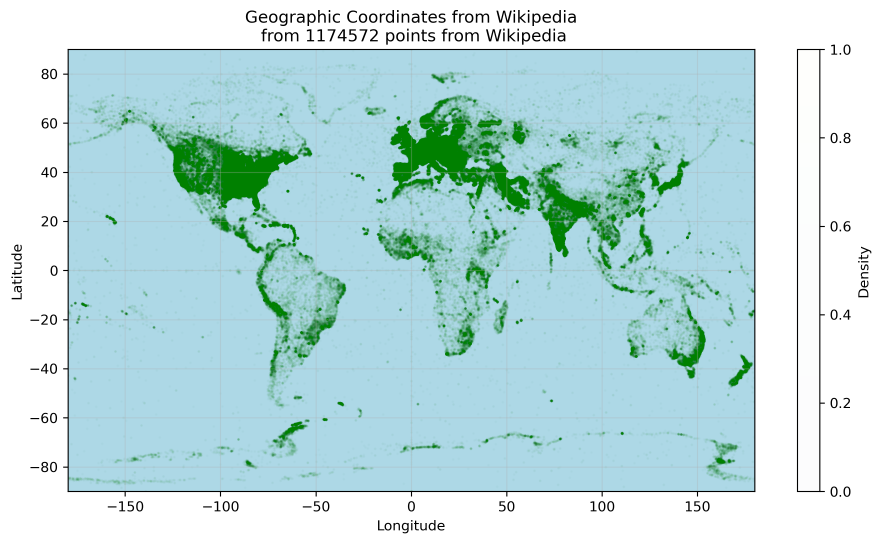
#> input picture coords_sampled.png, 2640 x 1630 px, given in place of image1.png, which was not available (shown at 1/3 size)
$ jupyter execute --allow-errors plots.ipynb   (shell and % lines are left out)
#> lines starting #> are read from the running program, lines starting #| are printed output that depends on the picture; pictures that were not available may be replaced by others from this repository, and a replacement may not be noted
[cell 1]
import pandas as pd
import numpy as np

#> (a cell that did not finish here is left out)

#> (a cell that did not finish here is left out)

[cell 4]
# Full version with labels and formatting
import pandas as pd
import matplotlib.pyplot as plt


# Create 947x553 pixel plot
plt.figure(figsize=(9.47, 5.53), dpi=100)

# Background blue
plt.gca().set_facecolor('lightblue')

# Plot points
#> (the rest of this cell did not finish here and is left out)

[cell 5]
from PIL import Image
import numpy as np
import matplotlib.pyplot as plt
import matplotlib.animation as animation
from IPython.display import HTML, display
import time

def resize_to_fill(image, target_size):
    """
    Resize image to fill the target size while maintaining aspect ratio.
    Crops if necessary to ensure the image fills the entire space.
    """
    target_width, target_height = target_size
    img_width, img_height = image.size

    # Calculate scaling factors for width and height
    scale_width = target_width / img_width
    scale_height = target_height / img_height

    # Use the larger scale factor to ensure the image fills the space
    scale = max(scale_width, scale_height)

    # Calculate new dimensions
    new_width = int(img_width * scale)
    new_height = int(img_height * scale)

    # Resize the image
    resized = image.resize((new_width, new_height), Image.Resampling.LANCZOS)

    # Crop to exact target size if needed
    if new_width > target_width or new_height > target_height:
        left = (new_width - target_width) // 2
        top = (new_height - target_height) // 2
        right = left + target_width
        bottom = top + target_height
        resized = resized.crop((left, top, right, bottom))

    return resized

def resize_with_padding(image, target_size, padding=(0, 0, 0, 0), background_color=(255, 255, 255, 255)):
    """
    Resize image to fit within target size with optional padding on each side.

    Args:
        image: PIL Image to resize
        target_size: (width, height) target dimensions
        padding: (top, right, bottom, left) padding in pixels (CSS-style order)
        background_color: RGBA color for padding area
    """
    target_width, target_height = target_size

    # Handle different padding input formats
    if isinstance(padding, (int, float)):
        # Single value: use for all sides
        top_pad = right_pad = bottom_pad = left_pad = padding
    elif len(padding) == 2:
        # Two values: (horizontal, vertical) - convert to (top, right, bottom, left)
        h_pad, v_pad = padding
        top_pad = bottom_pad = v_pad
        right_pad = left_pad = h_pad
    elif len(padding) == 4:
        # Four values: (top, right, bottom, left)
        top_pad, right_pad, bottom_pad, left_pad = padding
    else:
        raise ValueError("Padding must be a single value, (horizontal, vertical), or (top, right, bottom, left)")

    # Calculate available space after padding
    available_width = target_width - (left_pad + right_pad)
    available_height = target_height - (top_pad + bottom_pad)

    if available_width <= 0 or available_height <= 0:
        # If padding is too large, just return a blank image
        blank = Image.new('RGBA', target_size, background_color)
        return blank

    img_width, img_height = image.size

    # Calculate scaling factors to fit within available space
    scale_width = available_width / img_width
    scale_height = available_height / img_height

    # Use the smaller scale factor to ensure the image fits within the space
    scale = min(scale_width, scale_height)

    # Calculate new dimensions
    new_width = int(img_width * scale)
    new_height = int(img_height * scale)

    # Resize the image
    resized = image.resize((new_width, new_height), Image.Resampling.LANCZOS)

    # Create background with padding
    background = Image.new('RGBA', target_size, background_color)

    # Calculate position to center the resized image within the available space
    x_offset = left_pad + (available_width - new_width) // 2
    y_offset = top_pad + (available_height - new_height) // 2

    # Paste the resized image onto the background
    if resized.mode != 'RGBA':
        resized = resized.convert('RGBA')

    background.paste(resized, (x_offset, y_offset), resized)

    return background

def create_fade_frames(img1, img2, num_frames=30, target_size=None, img2_padding=(0, 0, 0, 0), background_color=(255, 255, 255, 255), img1_alpha=1.0, img2_alpha=1.0, img1_linger_frames=0, img2_linger_frames=0):
    """
    Create a series of frames that fade from img1 to img2.
    Uses img1's size as the target size if target_size is None.

    Args:
        img1: First image (determines size)
        img2: Second image (will be resized with padding)
        num_frames: Number of transition frames (not counting linger frames)
        target_size: Override size (uses img1 size if None)
        img2_padding: Padding for img2 - can be:
                     - Single value: uniform padding
                     - (horizontal, vertical): horizontal/vertical padding
                     - (top, right, bottom, left): individual side padding
        background_color: RGBA color for padding area
        img1_alpha: Alpha (opacity) for image 1 (0.0 = transparent, 1.0 = opaque)
        img2_alpha: Alpha (opacity) for image 2 (0.0 = transparent, 1.0 = opaque)
        img1_linger_frames: Number of extra frames to show img1 before starting fade
        img2_linger_frames: Number of extra frames to show img2 after fade completes
    """
    # Use img1's size as the target size
    if target_size is None:
        target_size = img1.size

    # Keep img1 at original size, resize img2 with padding
    img1_resized = img1 if img1.size == target_size else resize_to_fill(img1, target_size)
    img2_resized = resize_with_padding(img2, target_size, img2_padding, background_color)

    # Convert to RGBA if not already
    if img1_resized.mode != 'RGBA':
        img1_resized = img1_resized.convert('RGBA')
    if img2_resized.mode != 'RGBA':
        img2_resized = img2_resized.convert('RGBA')

    # Apply alpha to image 1 if not fully opaque
    if img1_alpha < 1.0:
        # Create a transparent background
        background1 = Image.new('RGBA', target_size, (0, 0, 0, 0))
        # Blend the image with transparent background using the alpha
        img1_resized = Image.blend(background1, img1_resized, img1_alpha)

    # Apply alpha to image 2 if not fully opaque
    if img2_alpha < 1.0:
        # Create a transparent background
        background2 = Image.new('RGBA', target_size, (0, 0, 0, 0))
        # Blend the image with transparent background using the alpha
        img2_resized = Image.blend(background2, img2_resized, img2_alpha)

    frames = []

    # Add img1 linger frames (just img1)
    for i in range(img1_linger_frames):
        frames.append(np.array(img1_resized))

    # Add transition frames
    for i in range(num_frames + 1):
        # Calculate alpha (0 = all img1, 1 = all img2)
        blend_alpha = i / num_frames

        # Create blended image
        blended = Image.blend(img1_resized, img2_resized, blend_alpha)
        frames.append(np.array(blended))

    # Add img2 linger frames (just img2)
    for i in range(img2_linger_frames):
        frames.append(np.array(img2_resized))

    return frames

def display_fade_static(frames, cols=6):
    """
    Display key frames from the fade sequence as a static grid.
    """
    # Select evenly spaced frames to display
    num_display = min(cols, len(frames))
    indices = np.linspace(0, len(frames)-1, num_display, dtype=int)

    fig, axes = plt.subplots(1, num_display, figsize=(15, 3))
    if num_display == 1:
        axes = [axes]

    for i, idx in enumerate(indices):
        axes[i].imshow(frames[idx])
        axes[i].set_title(f'Frame {idx} (α={idx/(len(frames)-1):.2f})')
        axes[i].axis('off')

    plt.tight_layout()
    plt.show()

def create_matplotlib_animation(frames, interval=100):
    """
    Create an animated plot using matplotlib that works in Jupyter.
    """
    fig, ax = plt.subplots(figsize=(10, 8))
    ax.axis('off')

    # Create the initial image
    im = ax.imshow(frames[0])

    def animate(frame_idx):
        im.set_array(frames[frame_idx])
        ax.set_title(f'Fade Progress: {frame_idx/(len(frames)-1):.1%}')
        return [im]

    # Create animation
    anim = animation.FuncAnimation(
        fig, animate, frames=len(frames),
        interval=interval, blit=True, repeat=True
    )

    plt.tight_layout()
    return anim

def save_as_gif(frames, filename='fade_transition.gif', duration=100, output_size=(500, 500)):
    """
    Save frames as an animated GIF with specified output size.
    Preserves transparency by compositing against white background.

    Args:
        frames: List of numpy arrays representing frames
        filename: Output filename
        duration: Duration per frame in milliseconds
        output_size: (width, height) for the output GIF
    """
    # Convert numpy arrays back to PIL Images
    pil_frames = [Image.fromarray(frame) for frame in frames]

    # Resize frames to output size if needed
    if output_size != (frames[0].shape[1], frames[0].shape[0]):
        print(f"Resizing frames from {frames[0].shape[1]}x{frames[0].shape[0]} to {output_size[0]}x{output_size[1]} for GIF output")
        pil_frames = [frame.resize(output_size, Image.Resampling.LANCZOS) for frame in pil_frames]

    # Convert RGBA to RGB while preserving transparency effect
    # by compositing against white background
    rgb_frames = []
    for frame in pil_frames:
        if frame.mode == 'RGBA':
            # Create white background
            white_bg = Image.new('RGB', frame.size, (255, 255, 255))
            # Composite the RGBA frame onto white background
            rgb_frame = Image.alpha_composite(Image.new('RGBA', frame.size, (255, 255, 255, 255)), frame)
            rgb_frame = rgb_frame.convert('RGB')
        else:
            rgb_frame = frame.convert('RGB')
        rgb_frames.append(rgb_frame)

    # Create forward and reverse for smooth loop
    all_frames = rgb_frames + rgb_frames[:-1][::-1]

    # Save as GIF
    all_frames[0].save(
        filename,
        save_all=True,
        append_images=all_frames[1:],
        duration=duration,
        loop=0
    )
    print(f"Saved: {filename} ({output_size[0]}x{output_size[1]})")

# Main execution
print("Loading images...")
img1 = Image.open("image1.png")
#> img1 is the input picture: PIL image 2640x1630 RGBA; mean R, G, B, A 189, 220.3, 221.8, 255
img2 = Image.open("gpt_41.png")
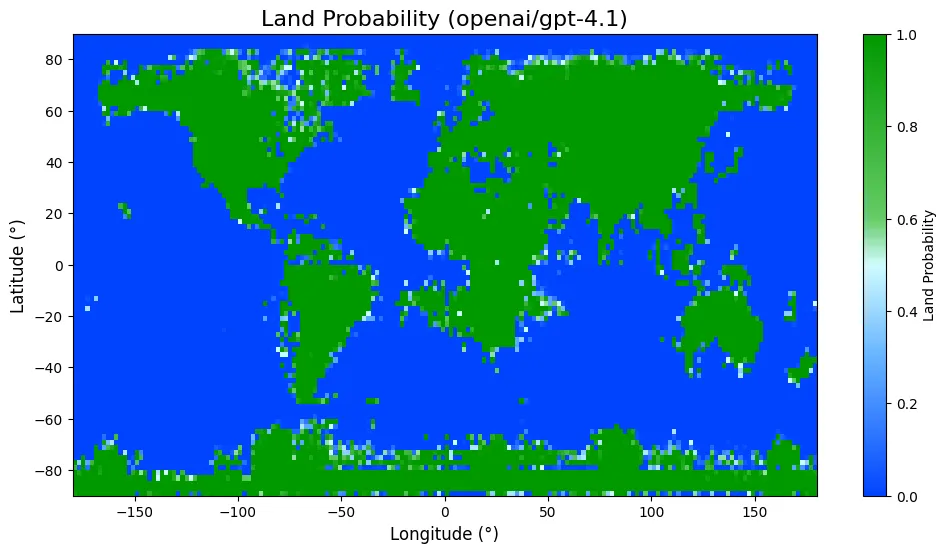
#> input picture gpt_41.png, 947 x 553 px
#> img2 is the input picture: PIL image 947x553 RGB; mean R, G, B 84.7, 150.4, 188.6

print(f"Image 1 size: {img1.size}")
#| Image 1 size: (2640, 1630)
print(f"Image 2 size: {img2.size}")
#| Image 2 size: (947, 553)

# Set parameters - using img1's size as target
target_size = img1.size  # Use the first image's dimensions
#> target_size = (2640, 1630)
num_frames = 10

# Padding for image 2 (top, right, bottom, left) in pixels
img2_padding = (65, 20, 45, 0)  # top right bottom left
background_color = (255, 255, 255, 255)  # White background (R, G, B, Alpha)

# ======== ALPHA SETTINGS ========
# Set transparency/opacity for both images (0.0 = transparent, 1.0 = fully opaque)
img1_alpha = 1.0    # Image 1 opacity
img2_alpha = 1.0    # Image 2 opacity
# ================================

# ======== TIMING SETTINGS ========
# Number of extra frames to show each image
img1_linger_frames = 5  # img1 will show for 5 extra frames before fading starts
img2_linger_frames = 3  # img2 will show for 3 extra frames after fade completes
# =================================

print(f"Target size (from img1): {target_size}")
#| Target size (from img1): (2640, 1630)
if isinstance(img2_padding, (tuple, list)) and len(img2_padding) == 4:
    print(f"Image 2 padding: {img2_padding[0]}px top, {img2_padding[1]}px right, {img2_padding[2]}px bottom, {img2_padding[3]}px left")
elif isinstance(img2_padding, (tuple, list)) and len(img2_padding) == 2:
    print(f"Image 2 padding: {img2_padding[0]}px horizontal, {img2_padding[1]}px vertical")
else:
    print(f"Image 2 padding: {img2_padding}px on all sides")

print(f"Image 1 alpha: {img1_alpha} (opacity)")
print(f"Image 2 alpha: {img2_alpha} (opacity)")
print(f"Image 1 linger frames: {img1_linger_frames}")
print(f"Image 2 linger frames: {img2_linger_frames}")
print("Creating fade frames...")
frames = create_fade_frames(img1, img2, num_frames=num_frames,
                           img2_padding=img2_padding, background_color=background_color,
                           img1_alpha=img1_alpha, img2_alpha=img2_alpha,
                           img1_linger_frames=img1_linger_frames, img2_linger_frames=img2_linger_frames)
#> in resize_with_padding, `resized = image.resize((new_width, new_height), Image.Resampling.LANCZ..`:
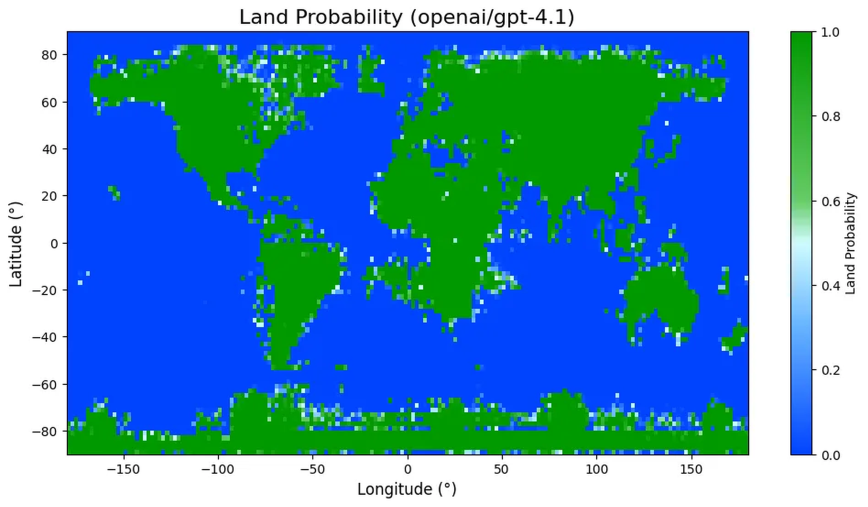
#> resized: PIL image 2602x1520 RGB (shown at 1/3 size); mean R, G, B 84.7, 150.2, 188.4
#> in resize_with_padding, `background = Image.new('RGBA', target_size, background_color)`: background: PIL image 2640x1630 RGBA; every value is 255
#> in resize_with_padding, `background.paste(resized, (x_offset, y_offset), resized)`:
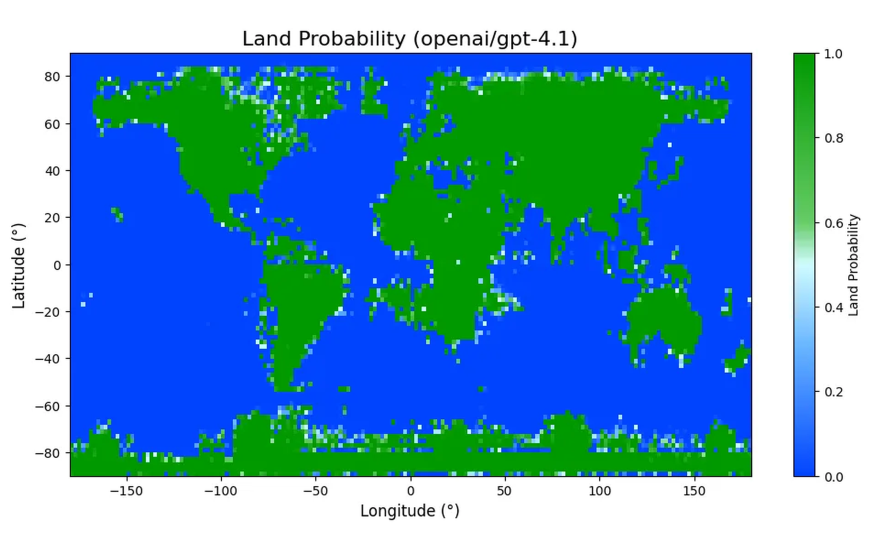
#> background: PIL image 2640x1630 RGBA (shown at 1/3 size); mean R, G, B, A 98.5, 158.7, 193.8, 255
#> after the loop in create_fade_frames, `for i in range(img1_linger_frames):`: frames = 5 items
#> the loop in create_fade_frames, `for i in range(num_frames + 1):` made 11 passes
#> pass 2, in create_fade_frames, `blended = Image.blend(img1_resized, img2_resized, blend_alpha)`:
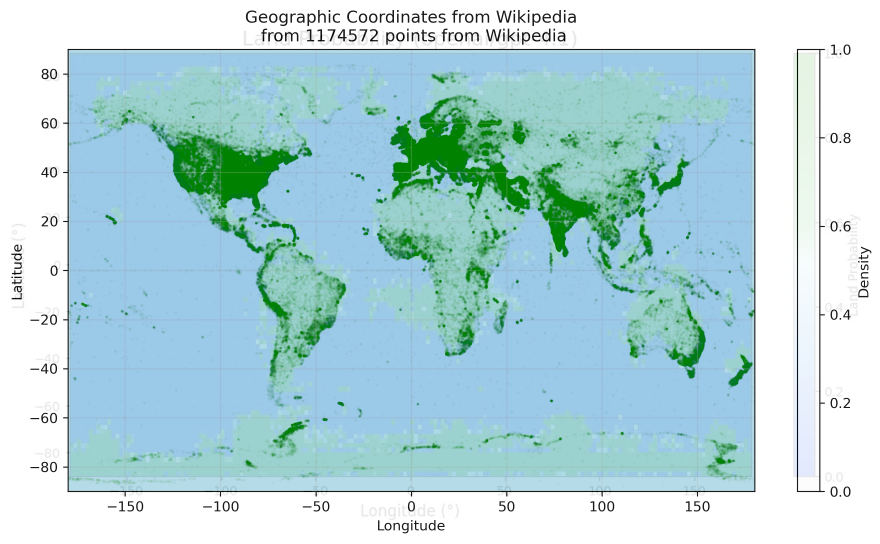
#> blended: PIL image 2640x1630 RGBA (shown at 1/3 size); mean R, G, B, A 179.6, 213.9, 218.8, 255
#> pass 3, in create_fade_frames, `blended = Image.blend(img1_resized, img2_resized, blend_alpha)`:
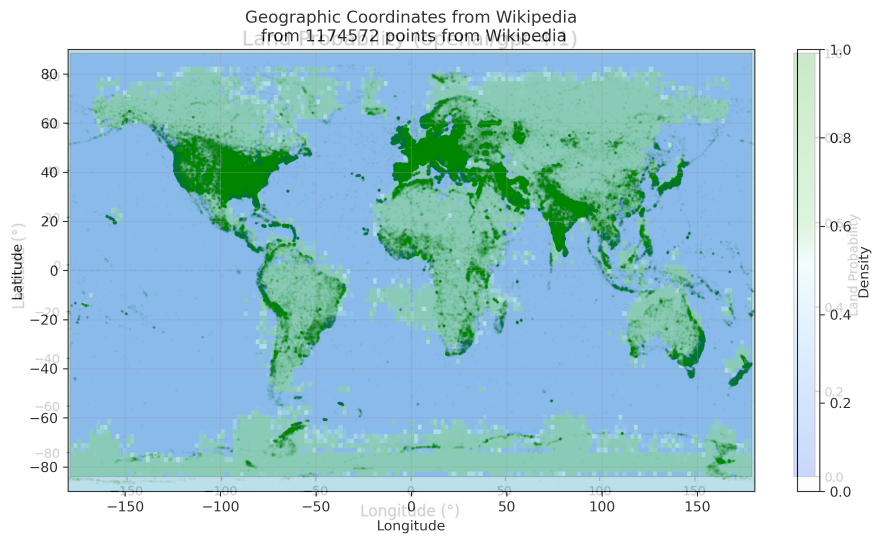
#> blended: PIL image 2640x1630 RGBA (shown at 1/3 size); mean R, G, B, A 170.6, 207.7, 215.9, 255
#> after the loop in create_fade_frames, `for i in range(num_frames + 1):`: frames = 16 items
#> after the loop in create_fade_frames, `for i in range(img2_linger_frames):`: frames = 19 items
#> frames = 19 items

print("Displaying static preview...")
display_fade_static(frames)
#> in display_fade_static, `num_display = min(cols, len(frames))`: num_display = 6
#> in display_fade_static, `indices = np.linspace(0, len(frames)-1, num_display, dtype=int)`: indices = [0, 3, 7, 10, 14, 18]
#> the loop in display_fade_static, `for i, idx in enumerate(indices):` made 6 passes
#> idx on passes 1 to 6: 0, 3, 7, 10, 14, 18
#> in display_fade_static, `plt.show()`:
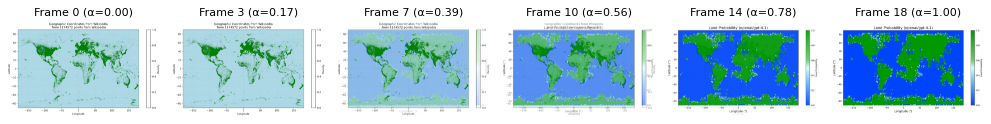
#> figure drawn by matplotlib, 6 panels

print("Creating animation...")
anim = create_matplotlib_animation(frames, interval=150)

# Display the animation
plt.show()

# Different sizes:
save_as_gif(frames, 'delta.gif', duration=50, output_size=(800, 600))
#> in save_as_gif, `pil_frames = [Image.fromarray(frame) for frame in frames]`: pil_frames = 19 items
#| Resizing frames from 2640x1630 to 800x600 for GIF output
#> the loop in save_as_gif, `for frame in pil_frames:` made 19 passes
#> pass 1, in save_as_gif, `rgb_frame = Image.alpha_composite(Image.new('RGBA', frame.size, (255, ..`:
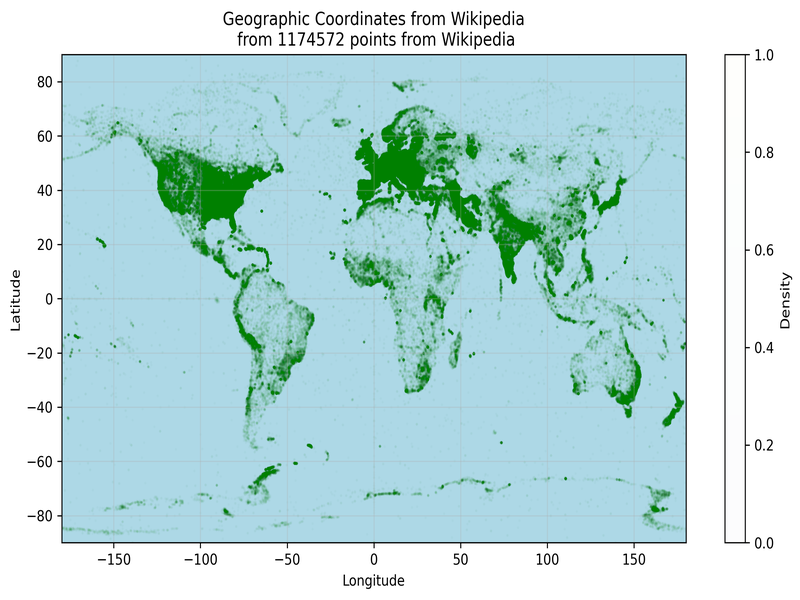
#> rgb_frame: PIL image 800x600 RGBA; mean R, G, B, A 188.8, 220.1, 221.6, 255
#> in save_as_gif, `all_frames = rgb_frames + rgb_frames[:-1][::-1]`: all_frames = 37 items
